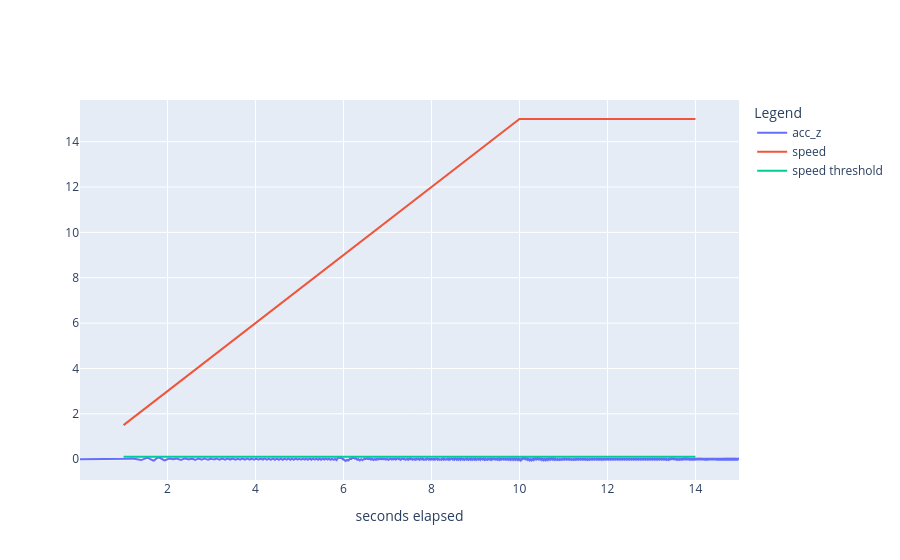

Source (notebook cell):
### Code cell
# Load original dataset
loc_orig_df, acc_orig_df, map = load_dataset_n(source_path, dataset, t_ini, t_fin, 1, subtract_g=subtract_g)

display(map)

fig = go.Figure()
fig.add_trace(go.Scatter(
    x=acc_orig_df['seconds_elapsed'], 
    y=acc_orig_df['z'],
    mode='lines',
    name='acc_z'
))
fig.add_trace(go.Scatter(
    x=loc_orig_df['seconds_elapsed'], 
    y=loc_orig_df['speed'],
    mode='lines',
    name='speed'
))
fig.add_trace(go.Scatter(
    x=loc_orig_df['seconds_elapsed'], 
    y=v_th_mask*(loc_orig_df['speed']/loc_orig_df['speed']),
    mode='lines',
    name='speed threshold'
))
fig.update_layout(
    xaxis=dict(title='seconds elapsed'),
    legend=dict(title='Legend')
)
fig.show()

### Figure 1 — Plotly figure (JSON) as saved in the notebook; plotly's stock layout.template omitted (floating-point values rounded to 4 significant figures; data arrays with more than 128 entries replaced by an {"elided": "..."} marker saying what was removed)
{"data": [{"mode": "lines", "name": "acc_z", "type": "scatter", "x": {"elided": "1499 float values"}, "y": {"elided": "1499 float values"}}, {"mode": "lines", "name": "speed", "type": "scatter", "x": [1, 2, 3, 4, 5, 6, 7, 8, 9, 10, 11, 12, 13, 14], "y": [1.5, 3, 4.5, 6, 7.5, 9.0, 10.5, 12, 13.5, 15.0, 15, 15.0, 15, 15.0]}, {"mode": "lines", "name": "speed threshold", "type": "scatter", "x": [1, 2, 3, 4, 5, 6, 7, 8, 9, 10, 11, 12, 13, 14], "y": [0.1, 0.1, 0.1, 0.1, 0.1, 0.1, 0.1, 0.1, 0.1, 0.1, 0.1, 0.1, 0.1, 0.1]}], "layout": {"legend": {"title": {"text": "Legend"}}, "xaxis": {"title": {"text": "seconds elapsed"}}}}
